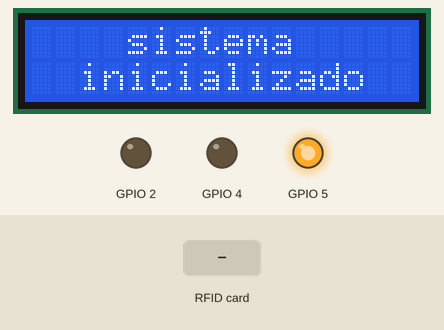
Recording of a sketch running on a simulated ESP32. On the bench: 16×2 character LCD, output pins drawn as LEDs (lit = HIGH). Inputs (shaded band) come from the test bench. What the sketch prints to the serial monitor is not drawn.

Above: at 0.2 s.
At 2.3 s:
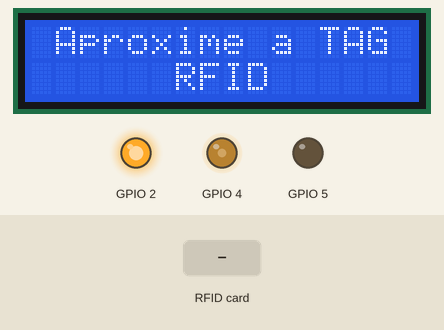
2.4 s: RFID card 5E 7A 19 C4 held to the reader
At 3.0 s:
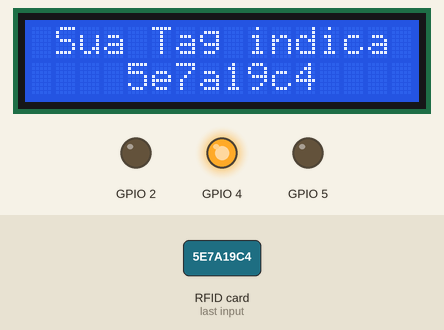
Timing chart, 0 to 5.4 s (numbered marks = the images above; inputs shaded):
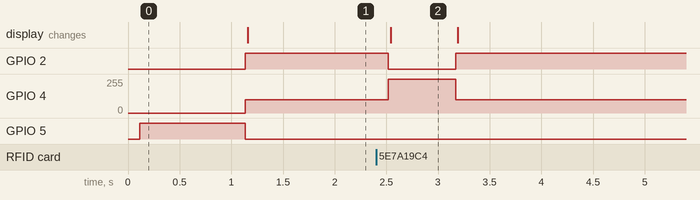

The sketch:

LeitorRFID_LCD.ino
```cpp
#include <Wire.h>
#include <LiquidCrystal_I2C.h>
#include <MFRC522.h>
#include <SPI.h>

#define redLed 2
#define greenLed 4
#define blueLed 5

#define LCDColumnLen 16
#define LCDNColumn 2

#define sdaPin 32  // Define o pino de seleção (SDA) do MFRC522
#define rstPin 33 // Define o pino de reset do MFRC522

class RGBLed {
private:
  int pinR, pinG, pinB;
public:
  RGBLed(int R, int G, int B) {
    pinR = R;
    pinG = G;
    pinB = B;
    pinMode(pinR, OUTPUT);
    pinMode(pinG, OUTPUT);
    pinMode(pinB, OUTPUT);
  }
  void setColor(int R, int G, int B) {
    analogWrite(pinR, R);
    analogWrite(pinG, G);
    analogWrite(pinB, B);
  }
};

class LCDController {
public:
  LCDController(uint8_t lcdAddress, uint8_t columns, uint8_t rows)
    : lcd(lcdAddress, columns, rows) {}

  void begin() {
    Wire.begin();
    lcd.init();
    lcd.backlight();
  }

  void clear() {
    lcd.clear();
  }

  void print(int column, int row, const char *text) {
    lcd.setCursor(column, row);
    lcd.print(text);
  }

  void print(int column, int row, String text) {
    lcd.setCursor(column, row);
    lcd.print(text);
  }

  void printAlinhado(int textLength, int row, const char *text) {
    int centerPosition = (16 - textLength) / 2;
    lcd.setCursor(centerPosition, row);
    lcd.print(text);
  }

  void printAlinhado(int textLength, int row, String text) {
    int centerPosition = (16 - textLength) / 2;
    lcd.setCursor(centerPosition, row);
    lcd.print(text);
  }

private:
  LiquidCrystal_I2C lcd;
};

class RFIDReader {
private:
  MFRC522 mfrc522;
  bool cardDetected;
  bool newCardDetected;
  bool cardRead;
  String tagUID;
  RGBLed myLed;
  LCDController lcdController;

public:
  RFIDReader(int sdaPin_, int rstPin_, int redPin, int greenPin, int bluePin, int LCDColumnLen_, int LCDNColumn_)
    : mfrc522(sdaPin_, rstPin_), cardDetected(false), myLed(redPin, greenPin, bluePin), lcdController(0x27, LCDColumnLen_, LCDNColumn_) {}

  void setup() {
    Serial.begin(115200);
    SPI.begin();
    mfrc522.PCD_Init();
    lcdController.begin();
  }

  void prontoParaExecutar() {
    myLed.setColor(0, 0, 255);
    lcdController.clear();
    lcdController.printAlinhado(7, 0, "sistema");
    lcdController.printAlinhado(12, 1, "inicializado");
    delay(1000);
    myLed.setColor(255, 100, 0);
    lcdController.clear();
    lcdController.printAlinhado(14, 0, "Aproxime a TAG");
    lcdController.printAlinhado(4, 1, "RFID");
  }

  void loop() {
    checkForCard();
    validateCard();
    delay(500);
  }

  void checkForCard() {
    delay(100);
    newCardDetected = mfrc522.PICC_IsNewCardPresent();
    cardRead = mfrc522.PICC_ReadCardSerial();
  }

  void validateCard() {
    if (cardRead) {
      cardReader();
    } else {
      cardNotDetected();
    }
  }

  void cardReader() {
    mfrc522.PICC_ReadCardSerial();
    cardID();
  }

  void cardID() {
    if (!cardDetected) {
      myLed.setColor(0, 255, 0);
      Serial.print("Cartão Detectado: ");
      tagUID = "";  // Limpa a variável do UID
      for (byte i = 0; i < mfrc522.uid.size; i++) {
        tagUID += String(mfrc522.uid.uidByte[i], HEX);
      }
      lcdController.clear();
      lcdController.printAlinhado(14, 0, "Sua Tag indica");
      lcdController.printAlinhado(8, 1, tagUID);
      Serial.print(tagUID);
      Serial.println();
      cardDetected = true;
    }

    mfrc522.PICC_HaltA();
  }

  void cardNotDetected() {
    if (cardDetected) {
      myLed.setColor(255, 100, 0);
      lcdController.clear();
      lcdController.printAlinhado(14, 0, "Aproxime a TAG");
      lcdController.printAlinhado(4, 1, "RFID");

      cardDetected = false;
    }
  }
};

RFIDReader rfidReader(sdaPin, rstPin, redLed, greenLed, blueLed, LCDColumnLen, LCDNColumn);

void setup() {
  Serial.begin(115200);

  rfidReader.setup();
  rfidReader.prontoParaExecutar();
}

void loop() {
  rfidReader.loop();
}
```

Measured:
- after the input at 2.4 s, GPIO 2: HIGH → LOW after 0.12 s, → HIGH 0.65 s later; GPIO 4: 100/255 → 255/255 after 0.12 s, → 100/255 0.65 s later; the display: changes after 0.14 s (image 2)
- what the display in image 2 shows lasts 0.7 s, from 2.5 s to 3.2 s
